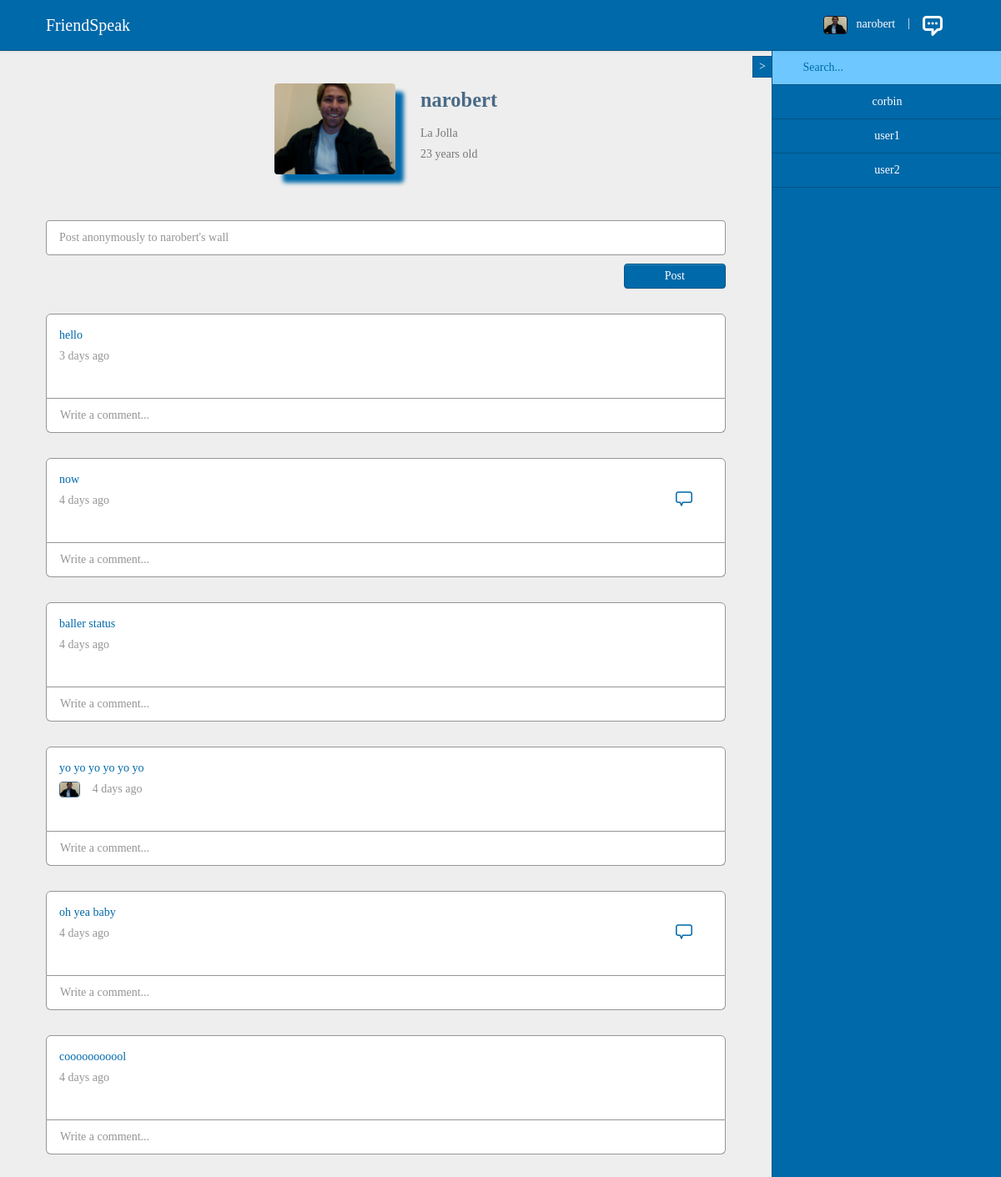
/profile/narobert/ (signed in), run on the app's committed database.
### blog/models.py (models this page shows, shortened)
class Ppost(models.Model):
  id = models.AutoField('#', primary_key=True)
  date = models.DateTimeField(default = datetime.now())
  profilepost = models.CharField(max_length = 1000)
  user1 = models.ForeignKey(User, related_name='user1')
  user2 = models.ForeignKey(User, related_name='user2')
  hascomments = models.BooleanField(default = False)
  clicked = models.BooleanField(default=False)
  likes = models.IntegerField(default = 0)
  def timeremoved(self):
      return timesince(self.date).split(', ')[0]

### blog/views.py (the view)
# urls.py: url(r'^profile/(?P<username>[\w\-]+)/$', 'blog.views.profile', name='profile'),
def profile(request, username):
    total = 0
    if (Profile.objects.filter(user__username = username).count() == 0):
        return render_to_response("error.html")
    friends = User.objects.all()
    profileposts = Ppost.objects.filter(user2__username = username).order_by("-id")
    profilecomments = Pcomment.objects.filter(profile = profileposts).order_by("-id")
    needclick = Ppost.objects.filter(user2 = request.user.id, clicked = False).order_by("-id")
    allposts = Ppost.objects.filter(user2 = request.user.id).order_by("-id")
    for n in needclick:
        total = total + 1
    if not request.user.is_authenticated():
        return render_to_response("register.html")
    return render_to_response("profile.html", {"user": request.user, "friends": friends, "username": username, "profileposts": profileposts, "profilecomments": profilecomments, "allposts": allposts, "total": total})

### templates/profile.html (shortened to what this page needs)
{% extends "base.html" %}
{% block body %}
<br><br>
  <center>
  <div class="together">
    <img class="photo" src="/static/images/nick_prof.jpg"></img>
    <div class="togetheragain">
      <h3 class="profilename">{{username}}</h3>
      <p class="city">La Jolla</p>
      <p class="age">23 years old</p>
    </div>
  </div>
  <br><br>
  <form method="POST" action="/postto/{{username}}/" enctype="multipart/form-data" style="margin-bottom:30px;">
    <input class="input-block-level lastinput" id="textbox" type="text" name="profilepost" maxlength="1000" placeholder="Post anonymously to {{username}}'s wall" required>
    <div class="buttonbox"><p style="margin:0;text-align:right;"><button class="btn btn-default" id="orangebutton" name="submit" type="submit">Post</button></p></div>
  </form>
  </center>
  {% for p in profileposts %}
    <div class="boxall">
    <div class="box">
      <div class="boxpost">
        <p class="whitetext">{{p.profilepost}}</p>
        {% if user.username == p.user1.username %}
        <p class="textal"><img class="photo-post" src="/static/images/nick_prof.jpg">{{p.timeremoved}} ago</p>
        {% else %}
        <p class="textal">{{p.timeremoved}} ago</p>
        {% endif %}
      </div>
      <div class="boxbuttons">
        {% if p.hascomments == True %}
        <div class="commenticon" id="getcomments{{p.id}}"><img id="commentimage{{p.id}}" src="/static/images/comment.png"></div>
        {% endif %}
      </div>
    </div>
    <div class="commentbox">
      <form method="POST" action="/commentprofile/{{p.id}}/" enctype="multipart/form-data" style="margin:0;" id="formid{{p.id}}" data-id="{{p.id}}">
        <input class="input-block-level commentinput commentfocus{{p.id}}" id="textbox" type="text" name="profilecomment" maxlength="500" placeholder="Write a comment..." required>
      </form>
    </div>
    </div>
  {% endfor %}
<br><br><br>
{% endblock %}

### templates/base.html (shortened to what this page needs)
<!DOCTYPE html>
<html lang="en">
  <head>
    <link type='text/css' href="/static/css/bootstrap.css" rel="stylesheet" />
    <link type='text/css' href="/static/css/style.css" rel="stylesheet" />
    <link type='text/css' href="/static/css/simple-sidebar.css" rel="stylesheet" />
    <link href="/static/css/bootstrap-responsive.css" rel="stylesheet">
  </head>
  <body>
    {% load humanize %}
    <div class="navbar navbar-fixed-top">
      <div class="navbar-inner">
        <div class="container-fluid">
          <a class="brand" href="/">FriendSpeak</a>
          <ul class="nav pull-right">
            {% if user.is_authenticated %}
            <li><a class="photoadjust" href="/myprofile/"><img class="photo-icon" src="/static/images/nick_prof.jpg">&nbsp;&nbsp;&nbsp;{{user.username}}</a></li>
            <li><a class="navdivider">|</a></li>
            <li class="dropdown">
              {% if total > 0 %}
              <a data-toggle="dropdown" style="cursor:pointer;" id="changemessage"><img id="changemessagecolor" src="/static/images/message.png">&nbsp;&nbsp;<font style="color:#f90;">{{total}}</font></a>
              {% else %}
              <a data-toggle="dropdown" style="cursor:pointer;" id="changemessage"><img id="changemessagecolor" src="/static/images/message.png"></a>
              {% endif %}
            </li>
            {% else %}
            <form method="post" action="/login/" style="margin:0;">
              <input type="text" name="username" maxlength="254" placeholder="Username" required>
              <input type="password" name="password" maxlength="4096" placeholder="Password" required>
              <button class="btn" name="submit" type="submit">Sign in</button>
            </form>
            {% endif %}
          </ul>
        </div>
      </div>
    </div>
    {% if user.is_authenticated %}
    <div class="slidebar">
      <a href="#menu-toggle" id="menu-toggle">&gt;</a>
    </div>
    <div id="wrapper">
      <div id="sidebar-wrapper">
        <ul class="sidebar-nav" id="friendsList">
          <div class="sidebar-brand"><input class="filterinput" id="filterbox" type="text" onkeyup="filter(this)" placeholder="Search..."></div>
          {% for f in friends %}
            {% if f.username != user.username %}
            <li><p style="margin:0;color:white;"><a href="/profile/{{f.username}}/">{{f.username}}</a></p></li>
            {% endif %}
          {% endfor %}
        </ul>
      </div>
      <div id="page-content-wrapper">
        <div class="container-fluid">
          {% block body %}
          {% endblock %}
        </div>
      </div>
    </div>
    {% endif %}
  </body>
</html>

### static/css/style.css (style rules this page uses)
.commenticon { display: inline-block; margin-top: 22px; float: right; margin-right: 30px; cursor: pointer; }
#menu-toggle { text-decoration: none; color: white; }
.buttonbox { padding-top: 5px; }
.whitetext { color: #0069a9; margin-bottom: 5px; }
#orangebutton { background: #0069a9; text-shadow: none; width: 15%; color: white; border: 1px solid #005487; }
.slidebar { position: fixed; z-index: 1000; background: #0069a9; right: 275px; top: 67px; padding: 2px 7px; border-top: 1px solid #005487; border-bottom: 1px solid #005487; border-left: 1px solid #005487; overflow-y: auto; -webkit-transition: all 0.5s ease; -moz-transition: all 0.5s ease; -o-transition: all 0.5s ease; transition: all 0.5s ease; }
.filterinput { background: #6ec8ff !important; box-shadow: none !important; border: none !important; color: white !important; padding-left: 10px !important; }
.lastinput { margin-bottom: 5px !important; border: 1px solid #959595 !important; background: white !important; box-shadow: none !important; color: #0069a9 !important; padding-left: 15px !important; padding-top: 20px !important; padding-bottom: 20px !important; }
.commentinput { margin-bottom: 5px; border: none !important; background: white !important; box-shadow: none !important; color: #0069a9 !important; }
.box { border: 1px solid #959595; min-height: 70px; background: white; padding-top: 15px; padding-bottom: 15px; padding-left: 15px; padding-right: 5px; border-top-left-radius: 6px; border-top-right-radius: 6px; display: block; }
.commentbox { border-bottom: 1px solid #959595; border-left: 1px solid #959595; border-right: 1px solid #959595; background: white; padding-top: 0; padding-bottom: 0; padding-left: 10px; margin-bottom: 30px; border-bottom-left-radius: 6px; border-bottom-right-radius: 6px; display: block; }
.boxpost { display: inline-block; vertical-align: top; width: 85%; }
.boxbuttons { display: inline-block; width: 14%; }
.together { display: inline-block; }
.togetheragain { display: inline-block; }
.photo { border-radius: 4px; position: relative; float: left; width: 145px; height: auto; box-shadow: 10px 10px 5px #0069a9; margin-right: 30px; margin-bottom: 30px; }
.photo-icon { border-radius: 4px; width: auto; height: 20px; border: 1px solid #151c2b; }
.photo-post { margin-right: 15px; border-radius: 4px; width: auto; height: 17px; border: 1px solid #4a6a86; }
.profilename { color: #4a6a86; text-align: left; margin-bottom: 10px; margin-top: 0; }
.age { text-align: left; color: #777777; }
.city { text-align: left; margin-bottom: 5px; color: #777777; }
.boxall { margin-bottom: 30px; }
.textal { text-align: left; color: #959595; margin-bottom: 15px; }

### static/css/simple-sidebar.css (style rules this page uses)
#wrapper { padding-right: 0; -webkit-transition: all 0.5s ease; -moz-transition: all 0.5s ease; -o-transition: all 0.5s ease; transition: all 0.5s ease; }
#sidebar-wrapper { z-index: 1000; position: fixed; right: 275px; width: 0; height: 100%; margin-right: -276px; overflow-y: auto; background: #0069a9; border-left: 1px solid #005487; -webkit-transition: all 0.5s ease; -moz-transition: all 0.5s ease; -o-transition: all 0.5s ease; transition: all 0.5s ease; }
#page-content-wrapper { width: 100%; position: absolute; padding: 15px; }
.sidebar-nav { position: absolute; top: 0; width: 275px; margin: 0; padding: 0; list-style: none; }
.sidebar-nav li { line-height: 40px; }
.sidebar-nav li a { font-size: 14px; display: block; text-align: center; text-decoration: none; color: white; border-bottom: 1px solid #005487; background: #0069a9; }
.sidebar-nav > .sidebar-brand { color: white; padding-bottom: 6px; padding-top: 2px; text-align: center; background: #6ec8ff; border-bottom: 1px solid #005487; }
@media (min-width:768px) { #wrapper { padding-right: 275px; } }
@media (min-width:768px) { #sidebar-wrapper { width: 275px; } }
@media (min-width:768px) { #page-content-wrapper { padding: 0; position: relative; } }

### templates/base.html (style rules this page uses)
body { font-family: Baskerville, serif !important; background: #eeeeee; padding-top: 60px; }

### data on the page
Ppost: profilepost "hello", timeremoved "3 days"
Ppost: profilepost "now", timeremoved "4 days", hascomments True (drawn)
Ppost: profilepost "baller status", timeremoved "4 days"
Ppost: profilepost "yo yo yo yo yo yo", timeremoved "4 days"
Ppost: profilepost "oh yea baby", timeremoved "4 days", hascomments True (drawn)
Ppost: profilepost "cooooooooool", timeremoved "4 days"

### other printed values
{{ user.username }} "narobert"
{{ f.username }} "corbin"
{{ f.username }} "user1"
{{ f.username }} "user2"
{{ username }} "narobert"
